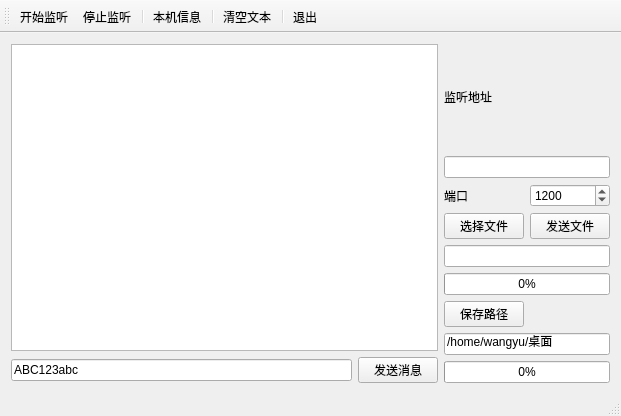
<?xml version="1.0" encoding="UTF-8"?>
<ui version="4.0">
 <class>Server</class>
 <widget class="QMainWindow" name="Server">
  <property name="geometry">
   <rect>
    <x>0</x>
    <y>0</y>
    <width>621</width>
    <height>416</height>
   </rect>
  </property>
  <property name="windowTitle">
   <string>Server</string>
  </property>
  <widget class="QWidget" name="centralWidget">
   <layout class="QHBoxLayout" name="horizontalLayout">
    <item>
     <layout class="QGridLayout" name="gridLayout_2">
      <item row="1" column="0">
       <widget class="QLineEdit" name="editMsg">
        <property name="text">
         <string>ABC123abc</string>
        </property>
       </widget>
      </item>
      <item row="1" column="1">
       <widget class="QPushButton" name="btnSendMsg">
        <property name="text">
         <string>发送消息</string>
        </property>
        <property name="shortcut">
         <string>Return</string>
        </property>
       </widget>
      </item>
      <item row="0" column="0" colspan="2">
       <widget class="QPlainTextEdit" name="plainTextEdit"/>
      </item>
     </layout>
    </item>
    <item>
     <layout class="QGridLayout" name="gridLayout">
      <item row="1" column="0" colspan="3">
       <widget class="QLineEdit" name="editIP"/>
      </item>
      <item row="2" column="0">
       <widget class="QLabel" name="label_2">
        <property name="text">
         <string>端口</string>
        </property>
       </widget>
      </item>
      <item row="2" column="1" colspan="2">
       <widget class="QSpinBox" name="spinPort">
        <property name="maximum">
         <number>100000</number>
        </property>
        <property name="value">
         <number>1200</number>
        </property>
       </widget>
      </item>
      <item row="4" column="0" colspan="3">
       <widget class="QLineEdit" name="editFile"/>
      </item>
      <item row="5" column="0" colspan="3">
       <widget class="QProgressBar" name="progressBarSend">
        <property name="minimum">
         <number>0</number>
        </property>
        <property name="value">
         <number>0</number>
        </property>
       </widget>
      </item>
      <item row="7" column="0" colspan="3">
       <widget class="QLineEdit" name="editSaveDir">
        <property name="text">
         <string>/home/wangyu/桌面</string>
        </property>
       </widget>
      </item>
      <item row="8" column="0" colspan="3">
       <widget class="QProgressBar" name="progressBarRec">
        <property name="value">
         <number>0</number>
        </property>
       </widget>
      </item>
      <item row="3" column="0">
       <widget class="QPushButton" name="btnSelectFile">
        <property name="text">
         <string>选择文件</string>
        </property>
       </widget>
      </item>
      <item row="3" column="1" colspan="2">
       <widget class="QPushButton" name="btnSendFile">
        <property name="text">
         <string>发送文件</string>
        </property>
       </widget>
      </item>
      <item row="6" column="0">
       <widget class="QPushButton" name="btnSaveDir">
        <property name="text">
         <string>保存路径</string>
        </property>
       </widget>
      </item>
      <item row="0" column="0">
       <widget class="QLabel" name="label">
        <property name="text">
         <string>监听地址</string>
        </property>
       </widget>
      </item>
     </layout>
    </item>
   </layout>
  </widget>
  <widget class="QMenuBar" name="menuBar">
   <property name="geometry">
    <rect>
     <x>0</x>
     <y>0</y>
     <width>621</width>
     <height>22</height>
    </rect>
   </property>
  </widget>
  <widget class="QToolBar" name="mainToolBar">
   <property name="toolButtonStyle">
    <enum>Qt::ToolButtonTextUnderIcon</enum>
   </property>
   <attribute name="toolBarArea">
    <enum>TopToolBarArea</enum>
   </attribute>
   <attribute name="toolBarBreak">
    <bool>false</bool>
   </attribute>
   <addaction name="actStart"/>
   <addaction name="actStop"/>
   <addaction name="separator"/>
   <addaction name="acHostInfo"/>
   <addaction name="separator"/>
   <addaction name="actClear"/>
   <addaction name="separator"/>
   <addaction name="actQuit"/>
  </widget>
  <widget class="QStatusBar" name="statusBar"/>
  <action name="actStart">
   <property name="icon">
    <iconset resource="res.qrc">
     <normaloff>:/images/images/620.bmp</normaloff>:/images/images/620.bmp</iconset>
   </property>
   <property name="text">
    <string>开始监听</string>
   </property>
  </action>
  <action name="actStop">
   <property name="icon">
    <iconset resource="res.qrc">
     <normaloff>:/images/images/624.bmp</normaloff>:/images/images/624.bmp</iconset>
   </property>
   <property name="text">
    <string>停止监听</string>
   </property>
  </action>
  <action name="actClear">
   <property name="icon">
    <iconset resource="res.qrc">
     <normaloff>:/images/images/212.bmp</normaloff>:/images/images/212.bmp</iconset>
   </property>
   <property name="text">
    <string>清空文本</string>
   </property>
  </action>
  <action name="actQuit">
   <property name="icon">
    <iconset resource="res.qrc">
     <normaloff>:/images/images/132.bmp</normaloff>:/images/images/132.bmp</iconset>
   </property>
   <property name="text">
    <string>退出</string>
   </property>
  </action>
  <action name="acHostInfo">
   <property name="icon">
    <iconset resource="res.qrc">
     <normaloff>:/images/images/828.bmp</normaloff>:/images/images/828.bmp</iconset>
   </property>
   <property name="text">
    <string>本机信息</string>
   </property>
  </action>
 </widget>
 <layoutdefault spacing="6" margin="11"/>
 <resources>
  <include location="res.qrc"/>
 </resources>
 <connections>
  <connection>
   <sender>actClear</sender>
   <signal>triggered()</signal>
   <receiver>plainTextEdit</receiver>
   <slot>clear()</slot>
   <hints>
    <hint type="sourcelabel">
     <x>-1</x>
     <y>-1</y>
    </hint>
    <hint type="destinationlabel">
     <x>111</x>
     <y>263</y>
    </hint>
   </hints>
  </connection>
  <connection>
   <sender>actQuit</sender>
   <signal>triggered()</signal>
   <receiver>Server</receiver>
   <slot>close()</slot>
   <hints>
    <hint type="sourcelabel">
     <x>-1</x>
     <y>-1</y>
    </hint>
    <hint type="destinationlabel">
     <x>270</x>
     <y>214</y>
    </hint>
   </hints>
  </connection>
 </connections>
</ui>
